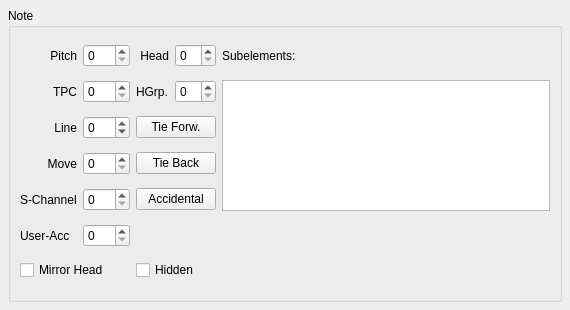
<ui version="4.0" >
 <class>NoteBase</class>
 <widget class="QWidget" name="NoteBase" >
  <property name="geometry" >
   <rect>
    <x>0</x>
    <y>0</y>
    <width>570</width>
    <height>310</height>
   </rect>
  </property>
  <property name="windowTitle" >
   <string>Form</string>
  </property>
  <layout class="QVBoxLayout" >
   <property name="spacing" >
    <number>6</number>
   </property>
   <property name="margin" >
    <number>8</number>
   </property>
   <item>
    <widget class="QGroupBox" name="groupBox" >
     <property name="title" >
      <string>Note</string>
     </property>
     <property name="flat" >
      <bool>true</bool>
     </property>
     <layout class="QGridLayout" >
      <item row="0" column="0" >
       <widget class="QLabel" name="label" >
        <property name="text" >
         <string>Pitch</string>
        </property>
        <property name="textFormat" >
         <enum>Qt::PlainText</enum>
        </property>
        <property name="alignment" >
         <set>Qt::AlignRight|Qt::AlignTrailing|Qt::AlignVCenter</set>
        </property>
        <property name="buddy" >
         <cstring>pitch</cstring>
        </property>
       </widget>
      </item>
      <item row="0" column="1" >
       <widget class="QSpinBox" name="pitch" >
        <property name="maximum" >
         <number>127</number>
        </property>
       </widget>
      </item>
      <item row="0" column="2" >
       <widget class="QLabel" name="label_2" >
        <property name="text" >
         <string>Head</string>
        </property>
        <property name="alignment" >
         <set>Qt::AlignRight|Qt::AlignTrailing|Qt::AlignVCenter</set>
        </property>
       </widget>
      </item>
      <item row="0" column="3" >
       <widget class="QSpinBox" name="head" >
        <property name="toolTip" >
         <string>head index</string>
        </property>
       </widget>
      </item>
      <item row="0" column="4" >
       <widget class="QLabel" name="label_10" >
        <property name="text" >
         <string>Subelements:</string>
        </property>
       </widget>
      </item>
      <item row="1" column="0" >
       <widget class="QLabel" name="label_6" >
        <property name="text" >
         <string>TPC</string>
        </property>
        <property name="alignment" >
         <set>Qt::AlignRight|Qt::AlignTrailing|Qt::AlignVCenter</set>
        </property>
       </widget>
      </item>
      <item row="1" column="1" >
       <widget class="QSpinBox" name="tpc" />
      </item>
      <item row="1" column="2" >
       <widget class="QLabel" name="label_7" >
        <property name="text" >
         <string>HGrp.</string>
        </property>
       </widget>
      </item>
      <item row="1" column="3" >
       <widget class="QSpinBox" name="headGroup" >
        <property name="toolTip" >
         <string>note head group</string>
        </property>
        <property name="maximum" >
         <number>4</number>
        </property>
       </widget>
      </item>
      <item rowspan="4" row="1" column="4" >
       <widget class="QListWidget" name="fingering" />
      </item>
      <item row="2" column="0" >
       <widget class="QLabel" name="label_3" >
        <property name="text" >
         <string>Line</string>
        </property>
        <property name="textFormat" >
         <enum>Qt::PlainText</enum>
        </property>
        <property name="alignment" >
         <set>Qt::AlignRight|Qt::AlignTrailing|Qt::AlignVCenter</set>
        </property>
        <property name="buddy" >
         <cstring>line</cstring>
        </property>
       </widget>
      </item>
      <item row="2" column="1" >
       <widget class="QSpinBox" name="line" >
        <property name="minimum" >
         <number>-99</number>
        </property>
       </widget>
      </item>
      <item row="2" column="2" colspan="2" >
       <widget class="QPushButton" name="tieFor" >
        <property name="text" >
         <string>Tie Forw.</string>
        </property>
       </widget>
      </item>
      <item row="3" column="0" >
       <widget class="QLabel" name="label_4" >
        <property name="text" >
         <string>Move</string>
        </property>
        <property name="textFormat" >
         <enum>Qt::PlainText</enum>
        </property>
        <property name="alignment" >
         <set>Qt::AlignRight|Qt::AlignTrailing|Qt::AlignVCenter</set>
        </property>
        <property name="buddy" >
         <cstring>move</cstring>
        </property>
       </widget>
      </item>
      <item row="3" column="1" >
       <widget class="QSpinBox" name="move" />
      </item>
      <item row="3" column="2" colspan="2" >
       <widget class="QPushButton" name="tieBack" >
        <property name="text" >
         <string>Tie Back</string>
        </property>
       </widget>
      </item>
      <item row="4" column="2" colspan="2" >
       <widget class="QPushButton" name="accidental" >
        <property name="text" >
         <string>Accidental</string>
        </property>
       </widget>
      </item>
      <item row="6" column="0" colspan="2" >
       <widget class="QCheckBox" name="mirror" >
        <property name="text" >
         <string>Mirror Head</string>
        </property>
       </widget>
      </item>
      <item row="4" column="0" >
       <widget class="QLabel" name="label_5" >
        <property name="text" >
         <string>S-Channel</string>
        </property>
       </widget>
      </item>
      <item row="4" column="1" >
       <widget class="QSpinBox" name="subchannel" />
      </item>
      <item row="6" column="2" colspan="2" >
       <widget class="QCheckBox" name="hidden" >
        <property name="text" >
         <string>Hidden</string>
        </property>
       </widget>
      </item>
      <item row="5" column="0" >
       <widget class="QLabel" name="label_8" >
        <property name="text" >
         <string>User-Acc</string>
        </property>
       </widget>
      </item>
      <item row="5" column="1" >
       <widget class="QSpinBox" name="userAccidental" />
      </item>
     </layout>
    </widget>
   </item>
  </layout>
 </widget>
 <resources/>
 <connections/>
</ui>
